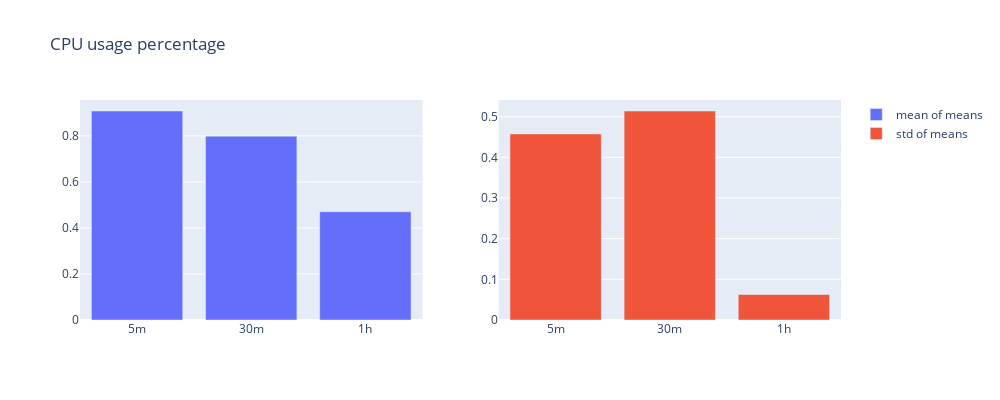

Notebook cell for this chart:
### Code cell
bar_plot("CPU usage percentage", cpu_usage)

### Figure 1 — Plotly figure (JSON) as saved in the notebook; plotly's stock layout.template omitted (floating-point values rounded to 4 significant figures)
{"data": [{"name": "mean of means", "type": "bar", "x": ["5m", "30m", "1h"], "xaxis": "x", "y": [0.9083, 0.7991, 0.4705], "yaxis": "y"}, {"name": "std of means", "type": "bar", "x": ["5m", "30m", "1h"], "xaxis": "x2", "y": [0.4576, 0.5139, 0.06264], "yaxis": "y2"}], "layout": {"height": 400, "title": {"text": "CPU usage percentage"}, "width": 1000, "xaxis": {"anchor": "y", "autorange": true, "domain": [0, 0.45], "range": [-0.5, 2.5], "type": "category"}, "xaxis2": {"anchor": "y2", "autorange": true, "domain": [0.55, 1], "range": [-0.5, 2.5], "type": "category"}, "yaxis": {"anchor": "x", "autorange": true, "domain": [0, 1], "range": [0, 0.9561], "type": "linear"}, "yaxis2": {"anchor": "x2", "autorange": true, "domain": [0, 1], "range": [0, 0.541], "type": "linear"}}}
